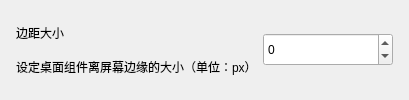
          <widget class="CardWidget" name="CardWidget_2">
           <property name="minimumSize">
            <size>
             <width>0</width>
             <height>70</height>
            </size>
           </property>
           <layout class="QHBoxLayout" name="horizontalLayout_2">
            <property name="leftMargin">
             <number>16</number>
            </property>
            <property name="topMargin">
             <number>16</number>
            </property>
            <property name="rightMargin">
             <number>16</number>
            </property>
            <property name="bottomMargin">
             <number>16</number>
            </property>
            <item>
             <layout class="QVBoxLayout" name="verticalLayout_3">
              <property name="spacing">
               <number>0</number>
              </property>
              <item>
               <widget class="StrongBodyLabel" name="StrongBodyLabel">
                <property name="text">
                 <string>边距大小</string>
                </property>
               </widget>
              </item>
              <item>
               <widget class="CaptionLabel" name="CaptionLabel">
                <property name="text">
                 <string>设定桌面组件离屏幕边缘的大小（单位：px）</string>
                </property>
                <property name="wordWrap">
                 <bool>false</bool>
                </property>
                <property name="lightColor" stdset="0">
                 <color alpha="150">
                  <red>0</red>
                  <green>0</green>
                  <blue>0</blue>
                 </color>
                </property>
                <property name="darkColor" stdset="0">
                 <color alpha="200">
                  <red>255</red>
                  <green>255</green>
                  <blue>255</blue>
                 </color>
                </property>
               </widget>
              </item>
             </layout>
            </item>
            <item>
             <widget class="SpinBox" name="margin_spin">
              <property name="sizePolicy">
               <sizepolicy hsizetype="Maximum" vsizetype="Fixed">
                <horstretch>0</horstretch>
                <verstretch>0</verstretch>
               </sizepolicy>
              </property>
              <property name="minimumSize">
               <size>
                <width>130</width>
                <height>33</height>
               </size>
              </property>
              <property name="minimum">
               <number>-15</number>
              </property>
             </widget>
            </item>
           </layout>
          </widget>
